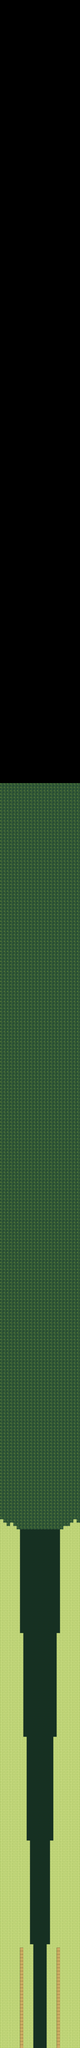

This is a level from a 2D game, rendered from its Tiled map with the project's own tilesets. A one-line summary and the map file follow, with tile-layer data summarised:
An orthogonal 24x612 tile map with 32x32 px tiles, 2 tile layers (background, meta), 2 tilesets and 1 object (placements).

<map version="1.2" tiledversion="1.2.3" orientation="orthogonal" renderorder="right-down" width="24" height="612" tilewidth="32" tileheight="32" infinite="0" nextlayerid="4" nextobjectid="12">
 <tileset firstgid="1" name="fantasy" tilewidth="32" tileheight="32" tilecount="208" columns="8">
  <image source="../spritesheets/fantasy.png" width="256" height="832" />
 </tileset>
 <tileset firstgid="209" name="meta" tilewidth="32" tileheight="32" tilecount="2" columns="2">
  <image source="../spritesheets/meta.png" width="67" height="34" />
  <tile id="0">
   <properties>
    <property name="collidable" value="true" />
   </properties>
  </tile>
 </tileset>
 <layer id="1" name="background" width="24" height="612">
  <data>[14688 cells, 9072 non-empty, 3 distinct tile ids]</data>
 </layer>
 <layer id="2" name="meta" width="24" height="612">
  <data>[14688 cells, 60 non-empty, 1 distinct tile ids]</data>
 </layer>
 <objectgroup id="3" name="objects">
  <object id="11" name="placements" x="175" y="111" />
 </objectgroup>
</map>
